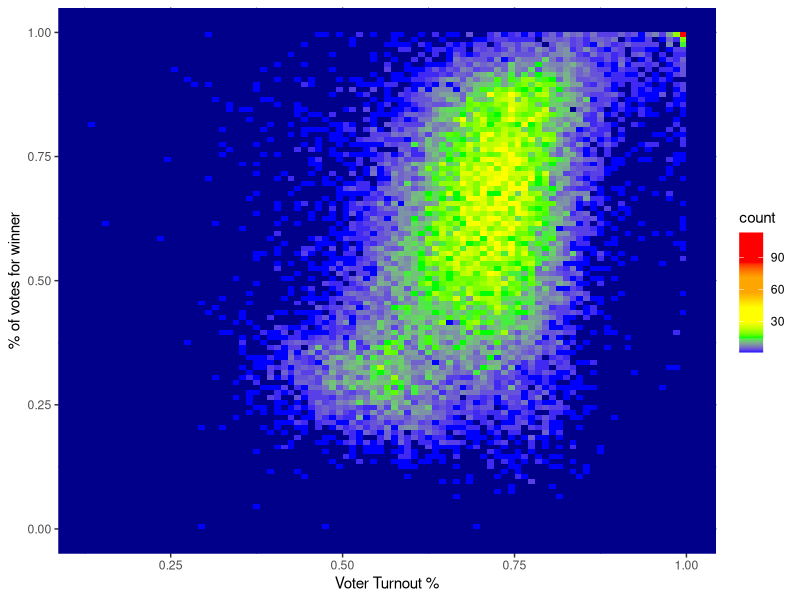

Write the R code that produced this figure.
setwd('~/Desktop/uganda')
library(ggplot2)

## read in the data
data <- read.csv("election-results.csv",colClasses=c("numeric", rep("character",5),rep("numeric",12)), header = TRUE)

## get voter turnout number
data$totalper <- data$TOTAL.VOTES / data$REG.VOTERS

## percentage for the winner
data$winnervalid <- data$YOWERI..KAGUTA.MUSEVENI / data$VALID.VOTES

## order
data_sort <- data[order(data$totalper, decreasing = TRUE),]

## make fingerprint plot
d1 <- ggplot(as.data.frame(cbind(data$totalper, data$winnervalid)),aes(data$totalper, data$winnervalid))
d1 + geom_bin2d(bins=100) +
  scale_fill_gradientn(colours= c('blue','green','yellow','yellow','orange','orange','red','red','red')) +
  theme(panel.background = element_rect(fill = 'darkblue'), panel.grid.major = element_line(colour = 'darkblue'), panel.grid.minor = element_line(colour= 'darkblue')) +
  labs(x = "Voter Turnout %", y = "% of votes for winner")
